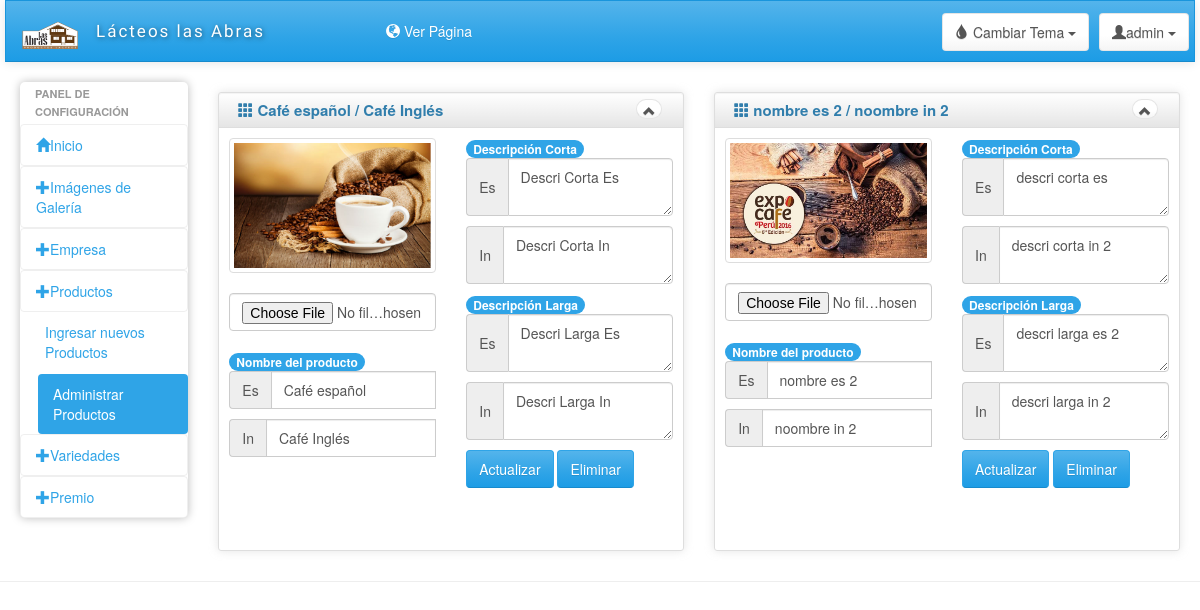
/presentation/Admin/administrarProductos.php, run on the app's committed database.
### tables this page shows
CREATE TABLE IF NOT EXISTS `tu_producto` (
`atId` int(11) NOT NULL,
  `atNombre` text NOT NULL,
  `atDescripcionCorta` text NOT NULL,
  `atDescripcionLarga` text NOT NULL,
  `atIdioma` int(11) NOT NULL,
  `atcodigoProducto` int(11) NOT NULL,
  `atNombreImagen` text NOT NULL
);

### data/ProductoData.php (called while the page is built, shortened)
<?php
include_once '../../Domain/Producto.php';
include_once 'Connector.php';
class ProductoData extends Connector {
    function obtenerTodoProductoData() {
        return $this->obtenerProductosData(-1);
    }
    private function obtenerProductosData($idioma) {
        $query = "call ObtenerTodosProductos(" . $idioma . ")";
        $result = $this->exeQuery($query);
        $array = [];
        while ($row = mysqli_fetch_array($result)) {
            $miProducto = new Producto($row['atId'], $row['atNombre'], $row['atDescripcionCorta'], $row['atDescripcionLarga'], $row['atIdioma'], $row['atcodigoProducto'], $row['atNombreImagen']);
            array_push($array, $miProducto);
        }
        return $array;
    }
}
?>

### data/Connector.php (called while the page is built, shortened)
<?php
class Connector {
    private $server;
    private $user;
    private $password;
    private $db;
    private $conn;
    public function __construct() {
        $this->server = 'localhost';
        $this->user = 'root';
        $this->password = '';
        $this->db = 'turriolkadb';
    }
    public function connect() {
        $this->conn = mysqli_connect($this->server, $this->user, $this->password, $this->db);
        $this->conn->set_charset('utf8');
    }
    public function exeQuery($query) {
        $result = mysqli_query($this->conn, $query);
        return $result;
    }
}

### business/Producto/ProductoBusiness.php (called while the page is built, shortened)
<?php
include_once '../../Data/ProductoData.php';
class ProductoBusiness extends ProductoData
{
	function obtenerTodoProductoBusiness()
	{
		return $this->obtenerTodoProductoData();
	}
}
?>

### Domain/Producto.php (called while the page is built, shortened)
<?php
class Producto {
    function Producto($id, $nombre, $descripcionCorta, $descripcionLarga, $idioma, $codigoProducto, $nombreImagen) {
        $this->nombre = $nombre;
        $this->descripcionCorta = $descripcionCorta;
        $this->descripcionLarga = $descripcionLarga;
        $this->codigoProducto = $codigoProducto;
        $this->nombreImagen = $nombreImagen;
    }
}
?>

### presentation/Admin/administrarProductos.php (the view, shortened to what this page needs)
<!DOCTYPE html>
<html lang="en">
    <head>
    </head>
    <body>
        <div class="ch-container">
            <div class="row">
                <?php include 'menuAdmin.php'; ?>
                <div id="content" class="col-lg-10 col-sm-10">
                    <div class="row">
                            <?php
                            include '../../Business/Producto/ProductoBusiness.php';
                            $instBusiness = new ProductoBusiness();
                            $resultado = $instBusiness->obtenerTodoProductoBusiness();
                            for ($index = 0; $index < sizeof($resultado); $index = $index + 2) {
                                ?>
                                <form method="POST" action="../../Business/Producto/ActualizarProductoAccion.php" enctype="multipart/form-data" >
                                    <div class="box col-md-6">
                                        <div class="box-inner">
                                            <div class="box-header well" data-original-title="">
                                                <h2><i class="glyphicon glyphicon-th"></i> <?php echo $resultado[$index]->nombre .  " / " . $resultado[$index+1]->nombre ?> </h2>
                                                <div class="box-icon">
                                                    <a href="#" class="btn btn-minimize btn-round btn-default"><i
                                                            class="glyphicon glyphicon-chevron-up"></i></a>
                                                </div>
                                            </div>
                                            <div class="box-content">
                                                <div class="row">
                                                    <div class="col-md-6">
                                                        <img src="../../img/productos/<?php echo $resultado[$index]->nombreImagen ?>" class="img-responsive item2 img-thumbnail"> <br/><br/>
                                                        <input name="imagen" class="form-control" type="file"><br/>
                                                        <span class="badge">Nombre del producto</span>
                                                        <div class="input-group mg-10">
                                                            <span class="input-group-addon" title="Español">Es</span>
                                                            <input name="nombreEs" type="text" title="Español" class="form-control" placeholder="Nombre en Español" value="<?php echo $resultado[$index]->nombre ?>"> <br/>
                                                        </div>
                                                        <div class="input-group mg-10">
                                                            <span class="input-group-addon" title="Ingles">In</span>
                                                            <input name="nombreIn" title="Ingles" type="text" class="form-control" placeholder="Nombre en Inglés" value="<?php echo $resultado[$index+1]->nombre ?>"> <br/>
                                                        </div>
                                                    </div>
                                                    <div class="col-md-6">
                                                        <span class="badge">Descripción Corta</span>
                                                        <div class="input-group mg-10">
                                                            <span class="input-group-addon" title="Ingles">Es</span>
                                                            <textarea name="descriCortaEs" type="text" class="form-control" placeholder="Descripción Corta Español" ><?php echo $resultado[$index]->descripcionCorta ?></textarea>
                                                        </div>
                                                        <div class="input-group mg-10">
                                                            <span class="input-group-addon" title="Ingles">In</span>
                                                            <textarea name="descriCortaIn" class="form-control" placeholder="Descripción Corta Ingles" ><?php echo $resultado[$index+1]->descripcionCorta ?></textarea>
                                                        </div>
                                                        <span class="badge">Descripción Larga</span>
                                                        <div class="input-group mg-10">
                                                            <span class="input-group-addon" title="Ingles">Es</span>
                                                            <textarea name="descriLargaEs" type="text" class="form-control" placeholder="Descripción Larga Español" ><?php echo $resultado[$index]->descripcionLarga ?></textarea>
                                                        </div>
                                                        <div class="input-group mg-10">
                                                            <span class="input-group-addon" title="Ingles">In</span>
                                                            <textarea name="descriLargaIn" class="form-control" id="exampleInputPassword1" placeholder="Descripción Larga Ingles" ><?php echo $resultado[$index+1]->descripcionLarga ?></textarea>
                                                        </div>
                                                        <button type="submit" class="btn btn-primary item2">Actualizar</button>
                                                        <button type="button" onclick="eliminar(<?php echo "'" . $resultado[$index]->codigoProducto . "','" . $resultado[$index]->nombreImagen . "'" ?>)"class="btn btn-primary item2">Eliminar</button>
                                                    </div>
                                                    <div class="col-md-6">
                                                        <input style="visibility: hidden" name="codigo"  value="<?php echo $resultado[$index]->codigoProducto ?>"> <br/>
                                                        <input style="visibility: hidden" name="imagOriginal"  value="<?php echo $resultado[$index]->nombreImagen ?>"> <br/>
                                                    </div>
                                                </div>
                                            </div>
                                        </div>
                                    </div>
                                </form>
                            <?php
                            }
                            ?>
                        </div>
                    </div>
                </div>
            </div>
            <hr>
            </body>
            </html>

### presentation/Admin/menuAdmin.php (shortened to what this page needs)
<link id="bs-css" href="./css/bootstrap-cerulean.min.css" rel="stylesheet">
<link href="./css/charisma-app.css" rel="stylesheet">
<link href='./bower_components/fullcalendar/dist/fullcalendar.css' rel='stylesheet'>
<link href='./bower_components/fullcalendar/dist/fullcalendar.print.css' rel='stylesheet' media='print'>
<link href='./bower_components/chosen/chosen.min.css' rel='stylesheet'>
<link href='./bower_components/colorbox/example3/colorbox.css' rel='stylesheet'>
<link href='./bower_components/responsive-tables/responsive-tables.css' rel='stylesheet'>
<link href='./bower_components/bootstrap-tour/build/css/bootstrap-tour.min.css' rel='stylesheet'>
<link href='./css/jquery.noty.css' rel='stylesheet'>
<link href='./css/noty_theme_default.css' rel='stylesheet'>
<link href='./css/elfinder.min.css' rel='stylesheet'>
<link href='./css/elfinder.theme.css' rel='stylesheet'>
<link href='./css/jquery.iphone.toggle.css' rel='stylesheet'>
<link href='./css/uploadify.css' rel='stylesheet'>
<link href='./css/animate.min.css' rel='stylesheet'>
<div class="navbar navbar-default" role="navigation">
    <div class="navbar-inner">
        <a class="navbar-brand" > <img alt="Charisma Logo" src="./img/logo.png" class="hidden-xs"/>
            <span>Lácteos las Abras</span></a>
        <div class="btn-group pull-right">
            <button class="btn btn-default dropdown-toggle" data-toggle="dropdown">
                <i class="glyphicon glyphicon-user"></i><span class="hidden-sm hidden-xs">admin</span>
                <span class="caret"></span>
            </button>
        </div>
        <div class="btn-group pull-right theme-container animated tada">
            <button class="btn btn-default dropdown-toggle" data-toggle="dropdown">
                <i class="glyphicon glyphicon-tint"></i><span
                    class="hidden-sm hidden-xs"> Cambiar Tema</span>
                <span class="caret"></span>
            </button>
        </div>
        <ul class="collapse navbar-collapse nav navbar-nav top-menu">
            <li><a href="../Client/inicio.php" target="_blank"><i class="glyphicon glyphicon-globe"></i> Ver Página </a></li>
        </ul>
    </div>
</div>
<div class="col-sm-2 col-lg-2">
    <div class="sidebar-nav">
        <div class="nav-canvas">
            <ul class="nav nav-pills nav-stacked main-menu">
                <li class="nav-header">Panel de configuración</li>
                <li><a class="ajax-link" href="administracion.php"><i class="glyphicon glyphicon-home"></i><span>Inicio</span></a>
                </li>
                <li class="accordion">
                    <a href="#"><i class="glyphicon glyphicon-plus"></i><span>Imágenes de Galería</span></a>
                </li>
                <li class="accordion">
                    <a href="#"><i class="glyphicon glyphicon-plus"></i><span>Empresa</span></a>
                </li>
                <li class="accordion">
                    <a href="#"><i class="glyphicon glyphicon-plus"></i><span>Productos</span></a>
                    <ul class="nav nav-pills nav-stacked">
                        <li><a href="ingresarProductos.php">Ingresar nuevos Productos</a></li>
                        <li><a href="administrarProductos.php">Administrar Productos</a></li>
                    </ul>
                </li>
                <li class="accordion">
                    <a href="#"><i class="glyphicon glyphicon-plus"></i><span>Variedades</span></a>
                </li>
                <li class="accordion">
                    <a href="#"><i class="glyphicon glyphicon-plus"></i><span>Premio</span></a>
                </li>
            </ul>
        </div>
    </div>
</div>

### presentation/Admin/css/charisma-app.css (style rules this page uses)
.ch-container { padding: 0 15px; }
.box { margin-top: 10px; margin-bottom: 10px; }
.box-inner { border: 1px solid #DEDEDE; border-radius: 3px; -webkit-border-radius: 3px; -moz-border-radius: 3px; box-shadow: 0 0 10px rgba(189, 189, 189, 0.4); -webkit-box-shadow: 0 0 10px rgba(189, 189, 189, 0.4); -moz-box-shadow: 0 0 10px rgba(189, 189, 189, 0.4); }
.box-header { border: none; padding-top: 5px; border-bottom: 1px solid #DEDEDE; border-radius: 3px 3px 0 0; -webkit-border-radius: 3px 3px 0 0; -moz-border-radius: 3px 3px 0 0; height: 35px; min-height: 35px !important; margin-bottom: 0; font-weight: bold; font-size: 16px; background: -moz-linear-gradient(top, rgba(255, 255, 255, 0) 0%, rgba(0, 0, 0, 0.1) 100%); background: -webkit-gradient(linear, left top, left bottom, color-stop(0%, rgba(255, 255, 255, 0)), color-stop(100%, rgba(0, 0, 0, 0.1))); background: -webkit-linear-gradient(top, rgba(255, 255, 255, 0) 0%, rgba(0, 0, 0, 0.1) 100%); background: -o-linear-gradient(top, rgba(255, 255, 255, 0) 0%, rgba(0, 0, 0, 0.1) 100%); background: -ms-linear-gradient(top, rgba(255, 255, 255, 0) 0%, rgba(0, 0, 0, 0.1) 100%); background: linear-gradient(to bottom, rgba(255, 255, 255, 0) 0%, rgba(0, 0, 0, 0.1) 100%); filter: progid:DXImageTransform.Microsoft.gradient(startColorstr='#00ffffff', endColorstr='#1a000000', GradientType=0); }
.box-header h2 { font-size: 15px; width: auto; clear: none; float: left; line-height: 25px; white-space: nowrap; font-weight: bold; margin-top: 0; margin-bottom: 0; }
.box-header h2 > i { margin-top: 1px; }
.box-icon { float: right; }
.box-icon a { clear: none; float: left; margin: 0 2px; height: 20px; width: 5px; margin-top: 1px; }
.box-icon a i { margin-left: -6px; top: -1px; }
.box-content { padding: 10px; }
.btn-round { border-radius: 40px; -webkit-border-radius: 40px; -moz-border-radius: 40px; font-size: 12px; padding-top: 4px; }
.sidebar-nav { min-height: 0; box-shadow: 0 0 10px #BDBDBD; border-radius: 5px; margin-bottom: 0; padding-bottom: 0; max-height: none; }
.navbar-brand { font-family: 'Shojumaru', cursive, Arial, serif; letter-spacing: 2px; text-shadow: 1px 1px 5px rgba(0, 0, 0, 0.5); width: 350px; font-size: 17px; }
.navbar-brand img { float: left; height: 30px; width: 60px; margin-right: 15px; }
.navbar-brand span { float: left; }
.theme-container { z-index: 5; }
.navbar-inner { padding-top: 5px; padding-bottom: 5px; line-height: 30px; height: 60px; }
.navbar-inner .btn-group { margin: 7px 5px 0 5px; }
.pull-right { float: right !important; }
.main-menu > li > a { border: 1px solid rgba(221, 221, 221, 0.46); }
.main-menu > li { margin-top: 0 !important; }
.sidebar-nav .nav-header { display: block; padding: 3px 15px; font-size: 11px; font-weight: bold; line-height: 18px; color: #999999; text-shadow: 0 1px 0 rgba(255, 255, 255, 0.5); text-transform: uppercase; }
.navbar { border-radius: 0; }
ul.main-menu li.active { margin-left: 8px; }
ul.main-menu li:not(.nav-header) { -webkit-transition: .3s; -moz-transition: .3s; -ms-transition: .3s; -o-transition: .3s; transition: .3s; }
.accordion > ul { display: none; margin-left: 10px; }
@media only screen and (min-width: 980px) { a, button, input[type=submit], input[type=button], .product-img { -webkit-transition: .5s; -moz-transition: .5s; -ms-transition: .5s; -o-transition: .5s; transition: .5s; } }
@media only screen and (min-width: 980px) { .ch-container { padding: 0 20px; } }

### presentation/Admin/administrarProductos.php (style rules this page uses)
.item2 { transition:box-shadow 2s, transform 500ms, filter 500ms ease-in-out; }
.mg-10 { margin-bottom: 10px; }

### data on the page
tu_producto: atNombre "Café español", atNombreImagen (picture), nombreEs "Café español", descriCortaEs "Descri Corta Es", descriLargaEs "Descri Larga Es"
tu_producto: atNombre "Café Inglés", nombreIn "Café Inglés", descriCortaIn "Descri Corta In", descriLargaIn "Descri Larga In"
tu_producto: atNombre "nombre es 2", atNombreImagen (picture), nombreEs "nombre es 2", descriCortaEs "descri corta es", descriLargaEs "descri larga es 2"
tu_producto: atNombre "noombre in 2", nombreIn "noombre in 2", descriCortaIn "descri corta in 2", descriLargaIn "descri larga in 2"
